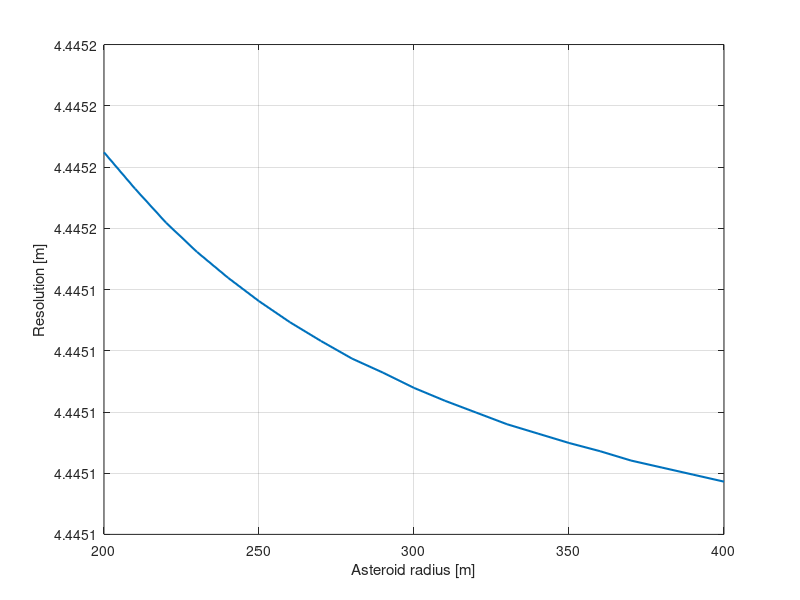
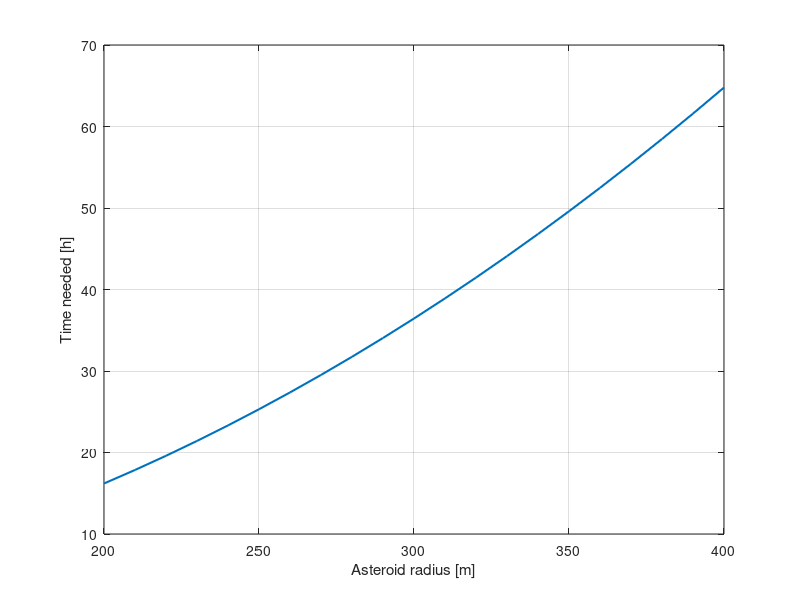
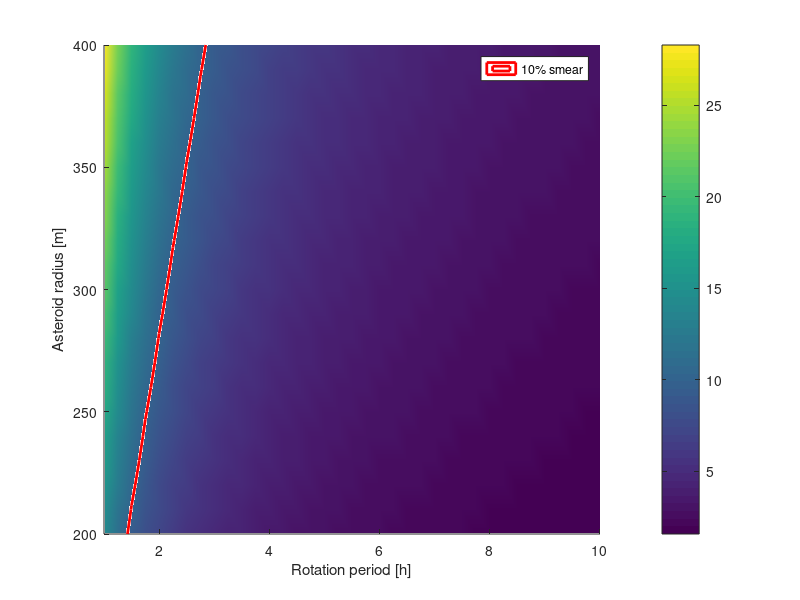

Recreate these plots in MATLAB, in order.
clear all
close all

%% General data
m = 7.3E+10;          % SU49 asteroid mass [kg]
G = 6.6743E-11;       % Gravitational constant [m^3 kg^-1 s^-2]
mu = G*m;

h = 700;

% OTES
FOV = 6.35e-3; % [rad]
t_int = 1.8; % OTES integration time [s]

%% Minimum time needed to scan the asteroid

j = 1;
for R_a = 200:10:400

    A_T = 4*pi*R_a^2; %Toal area

    D = tan(FOV)*h;
    A_c = pi*(D/2)^2; %Area covered by the instrument

    punts = A_T/A_c;

    temps(j) = (t_int*punts)/3600;

    j = j+1;
end

R_plot = 200:10:400;

%% Resolution
% OTES:
IFOV = FOV;

j = 1;
for R_a = 200:10:400
    lambd = asin((R_a+h)*sin(IFOV/2)/R_a) - (IFOV/2);

    Res(j) = lambd*2*R_a;

    j = j+1;
end

%% Smear
% We are doing polar orbits, so the maximum will be in the equator.

j = 1;
for R_a = 200:10:400
    i = 1;
    for rot_period = 1:0.25:10 % Asteroid rotation period [h]

        v_rot = R_a*2*pi/(rot_period*3600);

        v_sup = sqrt(mu/(R_a+h)^3)*R_a;

        v_T = sqrt(v_rot^2 + v_sup^2);

        smear(j,i) = 100*v_T*t_int/Res(j);

        rot_plot(i) = rot_period;
        i = i+1;


    end

    R_plot(j) = R_a;
    j = j+1;

end


%% Plot

figure
plot(R_plot,Res,'LineWidth',1.5)
xlabel('Asteroid radius [m]')
ylabel('Resolution [m]')
grid on

figure
plot(R_plot,temps,'LineWidth',1.5)
xlabel('Asteroid radius [m]')
ylabel('Time needed [h]')
grid on

[X, Y] = meshgrid(rot_plot, R_plot);
figure
hold on
contour3(X, Y, smear, [10 10], 'r', 'LineWidth', 2);
pcolor(X, Y, smear)
shading interp
xlabel('Rotation period [h]')
ylabel('Asteroid radius [m]')
zlabel('SR')
colorbar
legend('10% smear')
